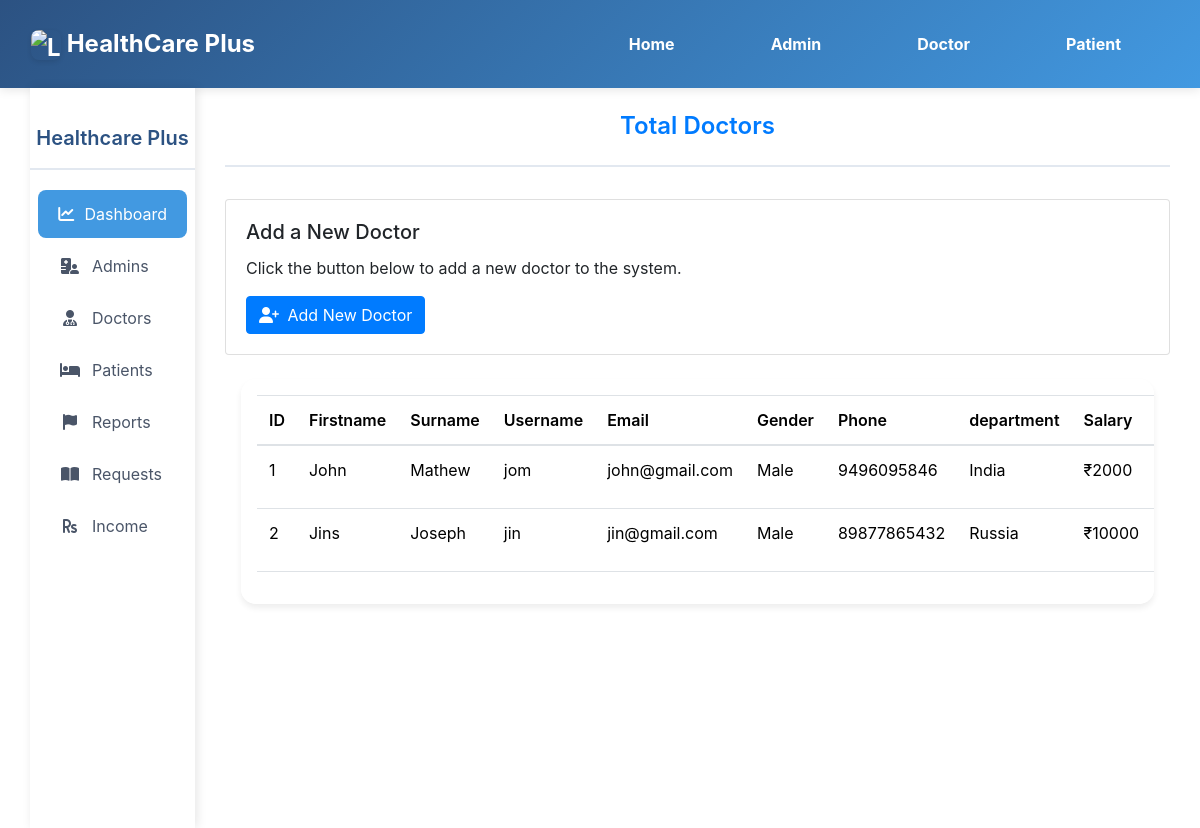
The page /admin/doctor.php on the database its author committed.
### tables this page shows
CREATE TABLE `doctors` (
  `id` int(100) NOT NULL,
  `firstname` varchar(100) NOT NULL,
  `surname` varchar(100) NOT NULL,
  `username` varchar(100) NOT NULL,
  `email` varchar(100) NOT NULL,
  `gender` varchar(100) NOT NULL,
  `phone` varchar(100) NOT NULL,
  `department` varchar(100) NOT NULL,
  `password` varchar(100) NOT NULL,
  `salary` varchar(100) NOT NULL,
  `date_reg` varchar(100) NOT NULL,
  `status` varchar(100) NOT NULL,
  `profile` varchar(100) NOT NULL
);

### admin/doctor.php (the view, shortened to what this page needs)
<!DOCTYPE html>
<html lang="en">
<head>
    <link rel="stylesheet" href="https://maxcdn.bootstrapcdn.com/bootstrap/4.0.0/css/bootstrap.min.css">
    <link rel="stylesheet" href="https://cdnjs.cloudflare.com/ajax/libs/font-awesome/5.15.3/css/all.min.css">
    <link rel="stylesheet" href="./css/doctor.css">
</head>
<body>
    <?php
    include("../include/header.php");
    include("../include/connection.php");
    ?>
    <div class="container-fluid">
        <div class="col-md-12">
            <div class="row">
                <div class="col-md-2">
                    <?php include("sidenav.php"); ?>
                </div>
                <div class="col-md-10">
                    <h5 class="text-center">Total Doctors</h5>
                    <div class="card mb-4">
                        <div class="card-body">
                            <h5 class="card-title">Add a New Doctor</h5>
                            <p class="card-text">Click the button below to add a new doctor to the system.</p>
                            <a href="apply.php" class="btn btn-primary">
                                <i class="fas fa-user-plus mr-1"></i> Add New Doctor
                            </a>
                        </div>
                    </div>
                    <div class="table-container">
                        <?php
                        $query = "SELECT * FROM doctors WHERE status='Approved' ORDER BY date_reg ASC";
                        $res = mysqli_query($connect,$query);
                        $output = "";
                        $output .= "
                        <table class='table'>
                            <thead>
                                <tr>
                                    <th>ID</th>
                                    <th>Firstname</th>
                                    <th>Surname</th>
                                    <th>Username</th>
                                    <th>Email</th>
                                    <th>Gender</th>
                                    <th>Phone</th>
                                    <th>department</th>
                                    <th>Salary</th>
                                    <th>Date Registered</th>
                                    <th>Actions</th>
                                </tr>
                            </thead>
                            <tbody>";
                        while ($row = mysqli_fetch_array($res)) {
                            $output .= "
                            <tr>
                                <td>".$row['id']."</td>
                                <td>".$row['firstname']."</td>
                                <td>".$row['surname']."</td>
                                <td>".$row['username']."</td>
                                <td>".$row['email']."</td>
                                <td>".$row['gender']."</td>
                                <td>".$row['phone']."</td>
                                <td>".$row['department']."</td>
                                <td>₹".$row['salary']."</td>
                                <td>".date('d M Y', strtotime($row['date_reg']))."</td>
                                <td>
                                    <a href='edit.php?id=".$row['id']."'>
                                        <button class='btn btn-info'>
                                            <i class='fas fa-edit mr-1'></i>Edit
                                        </button>
                                    </a>
                                </td>
                            </tr>";
                        }
                        $output .= "
                            </tbody>
                        </table>";
                        echo $output;
                        ?>
                    </div>
                </div>
            </div>
        </div>
    </div>
</body>
</html>

### admin/css/doctor.css (style rules this page uses)
:root { --primary: #2C5282; --secondary: #4299E1; --info: #63B3ED; --background: #F7FAFC; --text: #2D3748; }
body { background-color: var(--background); font-family: 'Segoe UI', Tahoma, Geneva, Verdana, sans-serif; color: var(--text); }
h5.text-center { color: var(--primary); font-weight: 600; font-size: 1.5rem; padding: 1.5rem 0; margin-bottom: 2rem; border-bottom: 2px solid #E2E8F0; }
.table-container { background: white; border-radius: 15px; box-shadow: 0 4px 6px rgba(0, 0, 0, 0.07); padding: 1rem; margin: 1rem; overflow-x: auto; }
.table { width: 100%; margin-bottom: 0; }
.table th { background-color: #F8FAFC; color: var(--primary); font-weight: 600; border-top: none; padding: 1rem; white-space: nowrap; }
.table td { padding: 1rem; vertical-align: middle; color: var(--text); }
.table-container { animation: fadeIn 0.5s ease forwards; }

### admin/sidenav.php (style rules this page uses)
:root { --primary-dark: #2C5282; --primary-light: #4299E1; }

### rows shown on the page
doctors: id "1", firstname "John", surname "Mathew", username "jom", email "john@gmail.com", gender "Male", phone "9496095846", department "India", salary "2000"
doctors: id "2", firstname "Jins", surname "Joseph", username "jin", email "jin@gmail.com", gender "Male", phone "89877865432", department "Russia", salary "10000"
